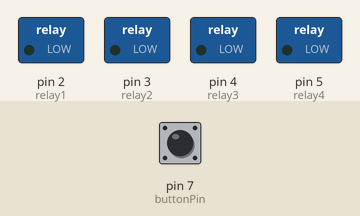
The sketch below on a simulated Arduino Uno, built with avr-gcc and run on an emulated ATmega328P. On the bench: switched loads named in the sketch (green lamp = pin HIGH). The test bench sets the inputs (shaded band); at power-on: pin 7 (buttonPin) LOW.

Above: at 1.2 s.
1.3 s: pin 7 (buttonPin) pulled HIGH for 0.15 s
At 1.37 s:
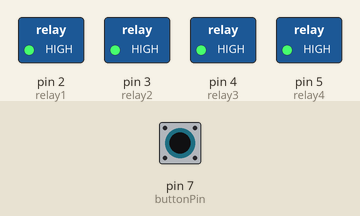
2.9 s: pin 7 (buttonPin) pulled HIGH for 3.2 s
At 7.0 s:
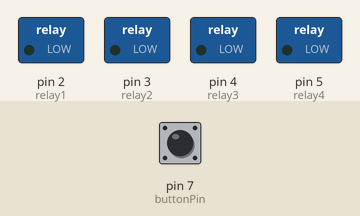
Timing chart, 0 to 8.5 s (numbered marks = the images above; inputs shaded):
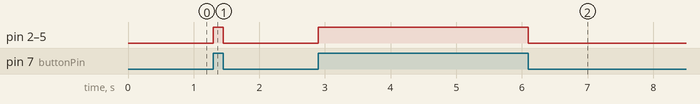

Measured:
- after the input at 1.3 s, pin 2 (relay1), pin 3 (relay2), pin 4 (relay3), pin 5 (relay4): LOW → HIGH at once, → LOW 0.15 s later
- after the input at 2.9 s, pin 2 (relay1), pin 3 (relay2), pin 4 (relay3), pin 5 (relay4): LOW → HIGH at once, → LOW 3.2 s later

The sketch:

Relay_4_Channel.ino
```cpp
// constants won't change. They're used here to
// set pin numbers:
const int buttonPin = 7; // the number of the pushbutton pin
const int relay1 = 2; // the number of the relay1 pin
const int relay2 = 3;
const int relay3 = 4;
const int relay4 = 5;

// variables will change:
int buttonState = 0; // variable for reading the pushbutton status

void setup() {
// initialize the relay1,2,3,4 pins as an output:
pinMode(relay1, OUTPUT);
pinMode(relay2, OUTPUT);
pinMode(relay3, OUTPUT);
pinMode(relay4, OUTPUT);
// initialize the pushbutton pin as an input:
pinMode(buttonPin, INPUT);
}

void loop(){
// read the state of the pushbutton value:
buttonState = digitalRead(buttonPin);

// check if the pushbutton is pressed.
// if it is, the buttonState is HIGH:
if (buttonState == HIGH) {
// turn relays on:
digitalWrite(relay1, HIGH);
digitalWrite(relay2, HIGH);
digitalWrite(relay3, HIGH);
digitalWrite(relay4, HIGH);
}
else {
// turn relays off:
digitalWrite(relay1, LOW);
digitalWrite(relay2, LOW);
digitalWrite(relay3, LOW);
digitalWrite(relay4, LOW);
}
}
```
